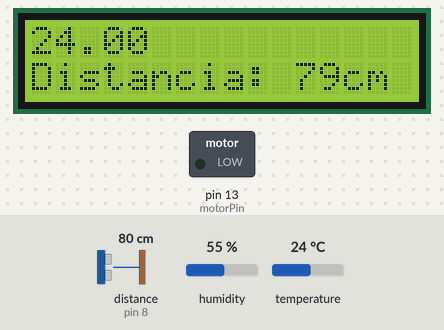
Recording of a sketch running on a simulated Arduino Uno, built with avr-gcc and run on an emulated ATmega328P. Shown: 16×2 character LCD, switched loads named in the sketch (green lamp = pin HIGH). Wiring (inferred from the names in the program): ultrasonic range finder: trigger pin 9; echo pin 8. The test bench sets the inputs (shaded band); at power-on: temperature 24 °C, distance to the obstacle (sensor on pin 8) 80 cm, humidity 55 %. The echo pulse lasts 58.3 µs per cm; pins used as bus, display or sensor lines are not drawn.

Above: at 1.6 s.
1.7 s: temperature set to 28 °C
At 3.7 s:
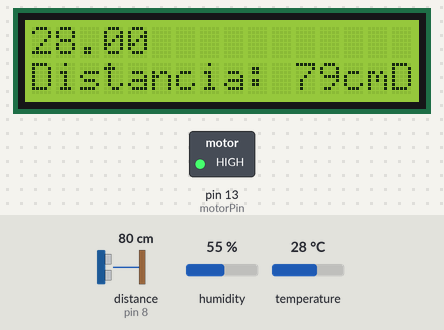
5.6 s: distance to the obstacle (sensor on pin 8) set to 146 cm
At 7.0 s:
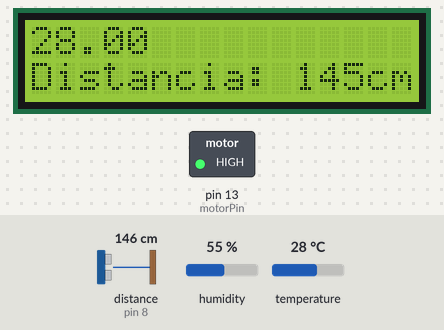
7.7 s: distance to the obstacle (sensor on pin 8) set to 155 cm
At 8.6 s:
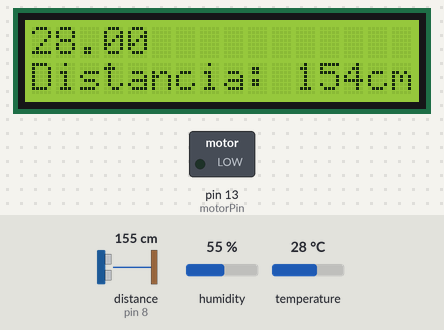
9.8 s: temperature set to 12 °C
At 12.8 s:
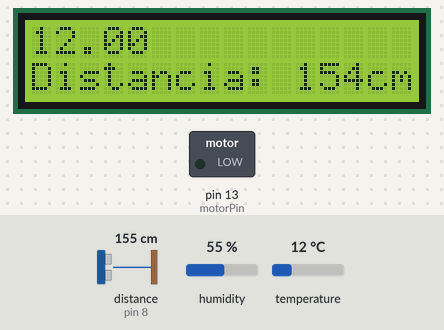
12.9 s: distance to the obstacle (sensor on pin 8) set to 2 cm
At 14.8 s:
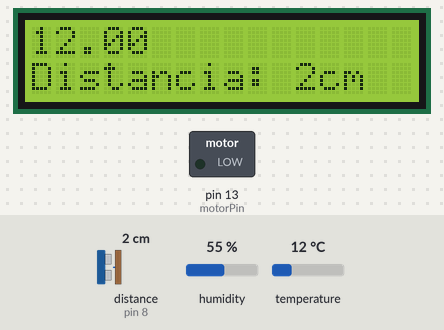
14.9 s: temperature set to 19 °C
At 16.3 s:
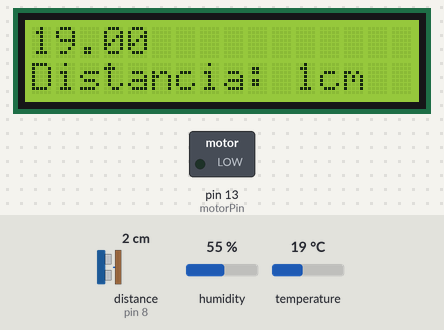
Timing chart, 0 to 17.9 s (numbered marks = the images above; inputs shaded):
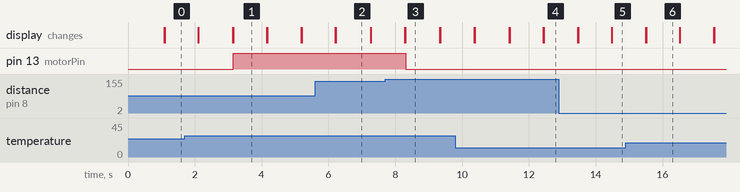

Measured:
- the behaviour switches between 26 and 27 °C on temperature (found by bisection; images 0 and 1)
- the behaviour switches between 150 and 151 cm on distance to the obstacle (sensor on pin 8) (found by bisection; images 2 and 3)
- after the input at 1.7 s, pin 13 (motorPin): LOW → HIGH after 1.4 s; the display: first differs from a run without the input after 1.4 s (image 1 shows a later state)
- after the input at 7.7 s, pin 13 (motorPin): HIGH → LOW after 0.61 s; the display: first differs from a run without the input after 0.60 s (image 3)
- after the input at 9.8 s, the display: first differs from a run without the input after 1.6 s (image 4 shows a later state)
- after the input at 12.9 s, the display: first differs from a run without the input after 0.57 s (image 5 shows a later state)
- what the display in image 1 shows lasts 1.1 s, from 3.1 s to 4.2 s

The sketch:

auto_fan.ino
```cpp
#include <Adafruit_Sensor.h>
#include <LiquidCrystal.h>
#include <DHT.h>
//LCD COLS AND ROWS
#define COLS 16
#define ROWS 2
//TEMP SENSOR
#define DHTPIN 7
#define DHTTYPE DHT11
const int motorPin = 13;
//Sonar pins
const int EchoPin = 8;
const int TriggerPin = 9;
DHT dht(DHTPIN, DHTTYPE);
LiquidCrystal lcd(12, 11, 5, 4, 3, 2);

void setup() {
  Serial.begin(9600);
  lcd.begin(COLS, ROWS);
  pinMode(TriggerPin, OUTPUT);
  pinMode(EchoPin, INPUT);
  pinMode(13, OUTPUT);
  dht.begin();
}

void loop() {
  delay(1000);
  float temp = dht.readTemperature();
  if (isnan(temp)) {
    return;
  }
  lcd.clear();
  lcd.setCursor(0,0);
  lcd.print(temp);
  int cm = ping(TriggerPin, EchoPin);
  lcd.setCursor(0,3);
  lcd.print("Distancia: ");
  lcd.print(cm);
  lcd.print("cm");
  if (temp > 26 ) {
    int cm = ping(TriggerPin, EchoPin);
    lcd.print("Distance: ");
    lcd.print(cm);
    lcd.print("cm");
    if (cm < 150) {
      digitalWrite(motorPin, HIGH);
    }
    else {
      digitalWrite(motorPin, LOW);
    }
  } else {
      digitalWrite(motorPin, LOW);
    }
}
int ping(int TriggerPin, int EchoPin) {
   long duration, distanceCm;
   digitalWrite(TriggerPin, LOW);
   delayMicroseconds(4);
   digitalWrite(TriggerPin, HIGH);
   delayMicroseconds(10);
   digitalWrite(TriggerPin, LOW);
   duration = pulseIn(EchoPin, HIGH);
   distanceCm = duration * 10 / 292/ 2;
   return distanceCm;
}
```
